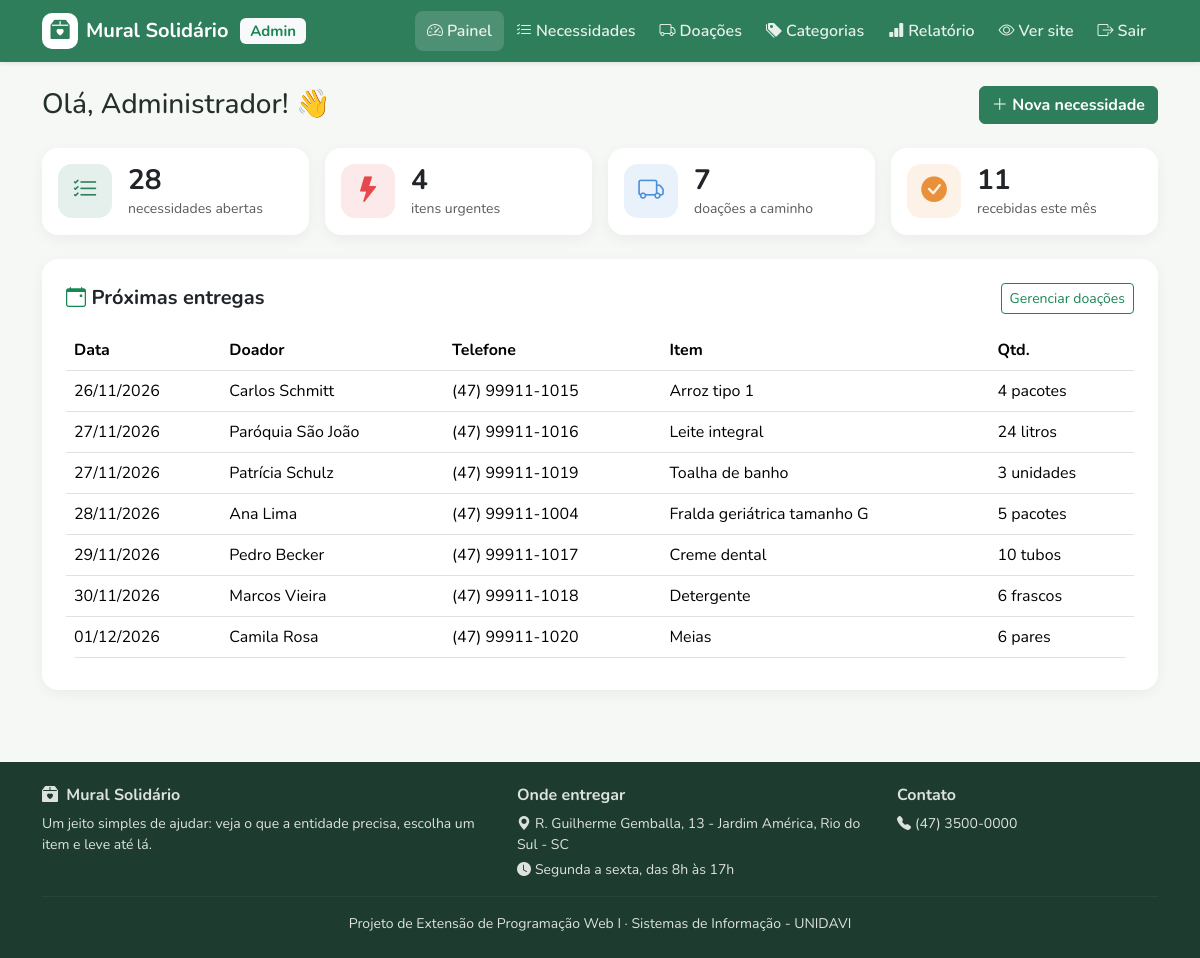
Page /admin/index.php (signed in) on the committed database.
### tables this page shows
CREATE TABLE doacoes (
    id INT AUTO_INCREMENT PRIMARY KEY,
    necessidade_id INT NOT NULL,
    nome_doador VARCHAR(100) NOT NULL,
    telefone VARCHAR(20) NOT NULL,
    quantidade INT NOT NULL,
    data_prevista DATE NOT NULL,
    status ENUM('prometida', 'recebida', 'cancelada') DEFAULT 'prometida',
    criado_em DATETIME DEFAULT CURRENT_TIMESTAMP,
    recebido_em DATETIME NULL,
    FOREIGN KEY (necessidade_id) REFERENCES necessidades(id)
);

CREATE TABLE necessidades (
    id INT AUTO_INCREMENT PRIMARY KEY,
    categoria_id INT NOT NULL,
    titulo VARCHAR(100) NOT NULL,
    descricao TEXT,
    unidade VARCHAR(30) NOT NULL,           
    meta INT NOT NULL,                      
    urgente TINYINT(1) NOT NULL DEFAULT 0,  
    imagem VARCHAR(255) NULL,               
    status ENUM('aberta', 'encerrada') DEFAULT 'aberta',
    criado_em DATETIME DEFAULT CURRENT_TIMESTAMP,
    FOREIGN KEY (categoria_id) REFERENCES categorias(id)
);

### includes/funcoes.php (called while the page is built, shortened)
<?php
function e($texto)
{
    return htmlspecialchars((string) $texto, ENT_QUOTES, 'UTF-8');
}
function dataBR($data)
{
    return date('d/m/Y', strtotime($data));
}

### admin/index.php (the view, shortened to what this page needs)
<?php
require '../config/conexao.php';
require '../includes/funcoes.php';
$totalAbertas = $pdo->query("SELECT COUNT(*) FROM necessidades WHERE status = 'aberta'")->fetchColumn();
$totalUrgentes = $pdo->query("SELECT COUNT(*) FROM necessidades WHERE status = 'aberta' AND urgente = 1")->fetchColumn();
$totalPrometidas = $pdo->query("SELECT COUNT(*) FROM doacoes WHERE status = 'prometida'")->fetchColumn();
$recebidasMes = $pdo->query("SELECT COUNT(*) FROM doacoes
                             WHERE status = 'recebida'
                               AND MONTH(recebido_em) = MONTH(CURDATE())
                               AND YEAR(recebido_em) = YEAR(CURDATE())")->fetchColumn();
$sql = "SELECT d.*, n.titulo, n.unidade
        FROM doacoes d
        INNER JOIN necessidades n ON n.id = d.necessidade_id
        WHERE d.status = 'prometida'
        ORDER BY d.data_prevista
        LIMIT 10";
$proximas = $pdo->query($sql)->fetchAll();
$cards = [
    [$totalAbertas, 'necessidades abertas', 'list-check', '#2e7d5b'],
    [$totalUrgentes, 'itens urgentes', 'lightning-fill', '#e5484d'],
    [$totalPrometidas, 'doações a caminho', 'truck', '#4a8fd9'],
    [$recebidasMes, 'recebidas este mês', 'check-circle-fill', '#e8913a'],
];
require '../includes/cabecalho.php';
?>
<div class="d-flex flex-wrap justify-content-between align-items-center gap-2 mb-4">
    <h1 class="h3 mb-0">Olá, <?= e($_SESSION['usuario_nome']) ?>! 👋</h1>
    <a href="necessidade_form.php" class="btn btn-verde"><i class="bi bi-plus-lg"></i> Nova necessidade</a>
</div>
<div class="row g-3 mb-4">
    <?php foreach ($cards as $card): ?>
        <div class="col-6 col-lg-3">
            <div class="card card-painel h-100">
                <div class="card-body d-flex align-items-center gap-3">
                    <div class="icone-painel" style="background-color: <?= $card[3] ?>1f; color: <?= $card[3] ?>">
                        <i class="bi bi-<?= $card[2] ?>"></i>
                    </div>
                    <div>
                        <div class="h3 fw-bold mb-0"><?= $card[0] ?></div>
                        <div class="small text-muted"><?= $card[1] ?></div>
                    </div>
                </div>
            </div>
        </div>
    <?php endforeach; ?>
</div>
<div class="card card-painel">
    <div class="card-body p-4">
        <div class="d-flex justify-content-between align-items-center mb-3">
            <h2 class="h5 fw-bold mb-0"><i class="bi bi-calendar-event text-success"></i> Próximas entregas</h2>
            <a href="doacoes.php" class="btn btn-sm btn-outline-success">Gerenciar doações</a>
        </div>
        <?php if (count($proximas) === 0): ?>
            <p class="text-muted mb-0">Nenhuma doação prometida no momento.</p>
        <?php else: ?>
            <div class="table-responsive">
                <table class="table align-middle mb-2">
                    <thead>
                        <tr>
                            <th>Data</th>
                            <th>Doador</th>
                            <th>Telefone</th>
                            <th>Item</th>
                            <th>Qtd.</th>
                        </tr>
                    </thead>
                    <tbody>
                        <?php foreach ($proximas as $d): ?>
                            <?php $atrasada = $d['data_prevista'] < date('Y-m-d'); ?>
                            <tr class="<?= $atrasada ? 'table-warning' : '' ?>">
                                <td>
                                    <?= dataBR($d['data_prevista']) ?>
                                </td>
                                <td><?= e($d['nome_doador']) ?></td>
                                <td><?= e($d['telefone']) ?></td>
                                <td><?= e($d['titulo']) ?></td>
                                <td><?= $d['quantidade'] ?> <?= e($d['unidade']) ?></td>
                            </tr>
                        <?php endforeach; ?>
                    </tbody>
                </table>
            </div>
        <?php endif; ?>
    </div>
</div>
<?php require '../includes/rodape.php'; ?>

### css/estilo.css (style rules this page uses)
:root { --verde: #2e7d5b; --verde-escuro: #1f5c42; --verde-claro: #e8f5ee; --prometido: #9fd6bb; --fundo: #f6f8f5; --texto: #24312b; }
body { background-color: var(--fundo); color: var(--texto); font-family: 'Nunito', Arial, sans-serif; }
h1, h2, h3, h4, h5, h6 { font-weight: 800; }
.btn-verde { background-color: var(--verde); border-color: var(--verde); color: #fff; font-weight: 700; }
.area-admin .card-painel { border: none; border-radius: 16px; box-shadow: 0 4px 14px rgba(0, 0, 0, 0.05); }
.icone-painel { width: 54px; height: 54px; border-radius: 14px; display: flex; align-items: center; justify-content: center; font-size: 1.6rem; }
.area-admin .table { border-radius: 12px; overflow: hidden; }

### rows in the picture
doacoes: data_prevista "26/11/2026", nome_doador "Carlos Schmitt", telefone "(47) 99911-1015", necessidade.titulo "Arroz tipo 1", quantidade "4", necessidade.unidade "pacotes"
doacoes: data_prevista "27/11/2026", nome_doador "Paróquia São João", telefone "(47) 99911-1016", necessidade.titulo "Leite integral", quantidade "24", necessidade.unidade "litros"
doacoes: data_prevista "27/11/2026", nome_doador "Patrícia Schulz", telefone "(47) 99911-1019", necessidade.titulo "Toalha de banho", quantidade "3", necessidade.unidade "unidades"
doacoes: data_prevista "28/11/2026", nome_doador "Ana Lima", telefone "(47) 99911-1004", necessidade.titulo "Fralda geriátrica tamanho G", quantidade "5", necessidade.unidade "pacotes"
doacoes: data_prevista "29/11/2026", nome_doador "Pedro Becker", telefone "(47) 99911-1017", necessidade.titulo "Creme dental", quantidade "10", necessidade.unidade "tubos"
doacoes: data_prevista "30/11/2026", nome_doador "Marcos Vieira", telefone "(47) 99911-1018", necessidade.titulo "Detergente", quantidade "6", necessidade.unidade "frascos"
doacoes: data_prevista "01/12/2026", nome_doador "Camila Rosa", telefone "(47) 99911-1020", necessidade.titulo "Meias", quantidade "6", necessidade.unidade "pares"

### other values in the picture
$texto "Painel Necessidades Doações Categorias Relatório"
$_SESSION['usuario_nome'] "Administrador"
$card[0] "28"
$card[1] "necessidades abertas"
$card[0] "4"
$card[1] "itens urgentes"
$card[0] "7"
$card[1] "doações a caminho"
$card[0] "11"
$card[1] "recebidas este mês"
ENTIDADE_ENDERECO "R. Guilherme Gemballa, 13 - Jardim América, Rio do Sul - SC"
ENTIDADE_HORARIO "Segunda a sexta, das 8h às 17h"
ENTIDADE_TELEFONE "(47) 3500-0000"
